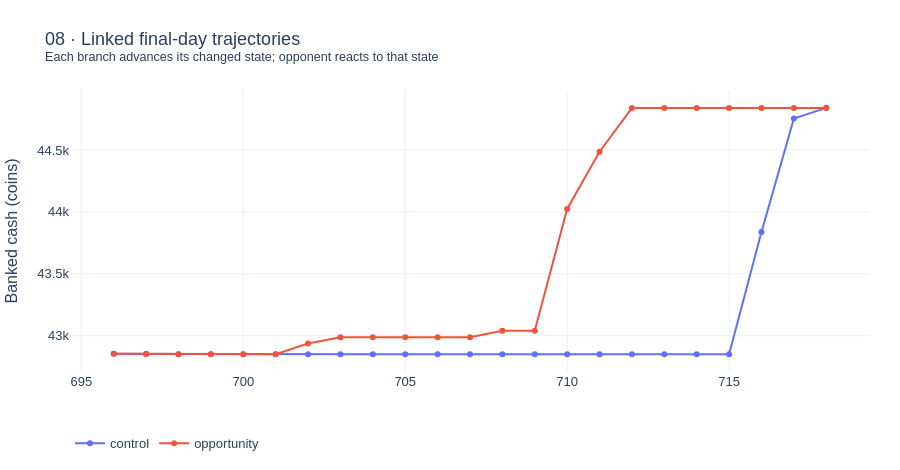

This figure's notebook cell:
### Code cell
pilot_plots[1].show()
print('A positive development pair is not independent validation or a leaderboard score.')

### Figure 1 — Plotly figure (JSON) as saved in the notebook; plotly's stock layout.template omitted (floating-point values rounded to 4 significant figures)
{"data": [{"mode": "lines+markers", "name": "control", "type": "scatter", "x": [696, 697, 698, 699, 700, 701, 702, 703, 704, 705, 706, 707, 708, 709, 710, 711, 712, 713, 714, 715, 716, 717, 718], "y": [42850.0, 42850.0, 42850.0, 42850.0, 42850.0, 42850.0, 42850.0, 42850.0, 42850.0, 42850.0, 42850.0, 42850.0, 42850.0, 42850.0, 42850.0, 42850.0, 42850.0, 42850.0, 42850.0, 42850.0, 43840.0, 44750.0, 44840.0]}, {"mode": "lines+markers", "name": "opportunity", "type": "scatter", "x": [696, 697, 698, 699, 700, 701, 702, 703, 704, 705, 706, 707, 708, 709, 710, 711, 712, 713, 714, 715, 716, 717, 718], "y": [42850.0, 42850.0, 42850.0, 42850.0, 42850.0, 42850.0, 42940.0, 42990.0, 42990.0, 42990.0, 42990.0, 42990.0, 43040.0, 43040.0, 44020.0, 44490.0, 44840.0, 44840.0, 44840.0, 44840.0, 44840.0, 44840.0, 44840.0]}], "layout": {"font": {"family": "Arial", "size": 13}, "height": 470, "legend": {"orientation": "h", "y": -0.2}, "margin": {"b": 70, "l": 70, "r": 30, "t": 90}, "title": {"text": "08 · Linked final-day trajectories<br><sup>Each branch advances its changed state; opponent reacts to that state</sup>"}, "yaxis": {"title": {"text": "Banked cash (coins)"}}}}
